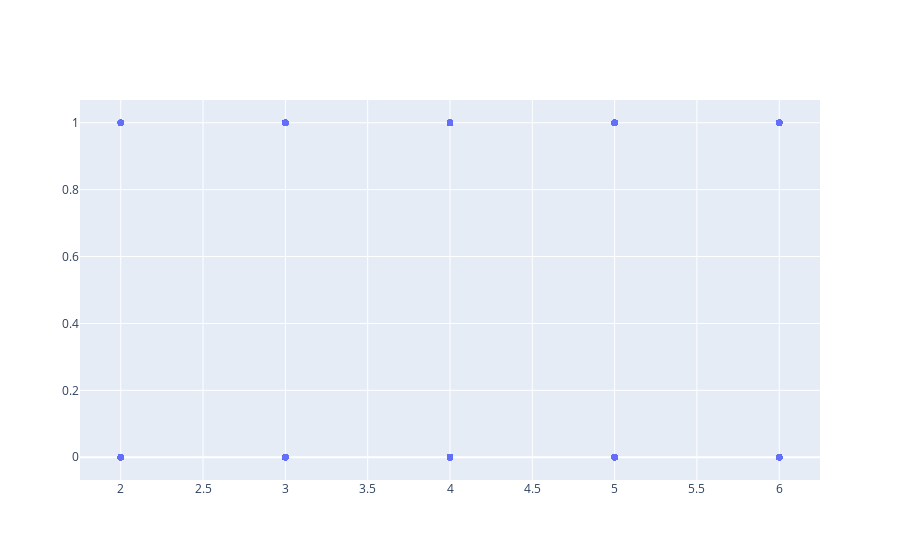

This figure's notebook cell:
### Markdown cell above
# 可视化
气泡图  
柱状图

### Code cell
fig = go.Figure()
fig.add_trace(go.Scatter(x=hr_df['TIC'], y=hr_df['left'], mode="markers"))

### Figure 1 — Plotly figure (JSON) as saved in the notebook; plotly's stock layout.template omitted (floating-point values rounded to 4 significant figures; data arrays with more than 128 entries replaced by an {"elided": "..."} marker saying what was removed)
{"data": [{"mode": "markers", "type": "scatter", "x": {"elided": "12000 int values"}, "y": {"elided": "12000 int values"}}], "layout": {}}
